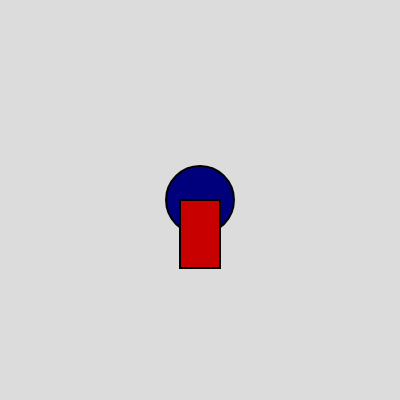
Frame 1 (no input)
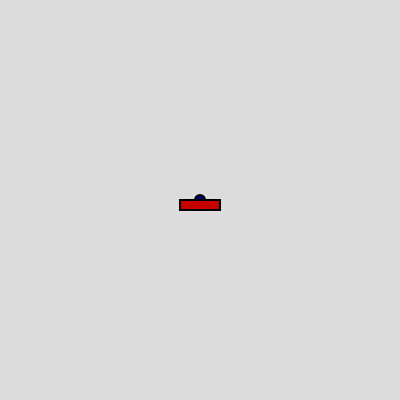
Frame 60 (no input)
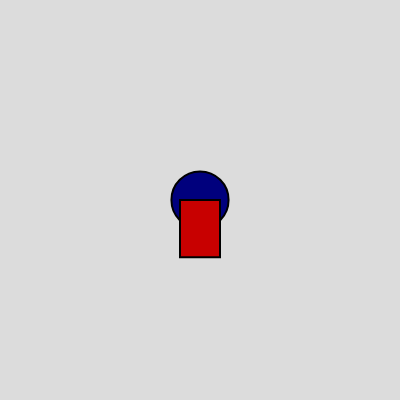
Frame 120 (the mouse pressed at the canvas centre since frame 60)

The p5.js sketch that drew these frames (run headless with seeded random() and noise() and a simulated clock; from frame 60 on, the mouse is pressed at the canvas centre):

// p5.js sketch
// ── sketch.js
let circles = [];
let noise_position;
let perlin_value;
let random_value;
let rect_height;

function setup() {
  createCanvas(400, 400);
  noise_position = 0;

}

function draw() {
  background(220);
  perlin_value = round(noise(noise_position), 4);
  rect_height = map(perlin_value, 0, 1, -200, 200)
  noise_position += 0.005;

  stroke(0)
  strokeWeight(2)
  fill(0,0,125)

  circle(width/2,height/2, rect_height)


  fill(200,0,0)
  let rect_width = 40
  rect((width/2)-(rect_width/2), height /2,rect_width, rect_height)

  
}
